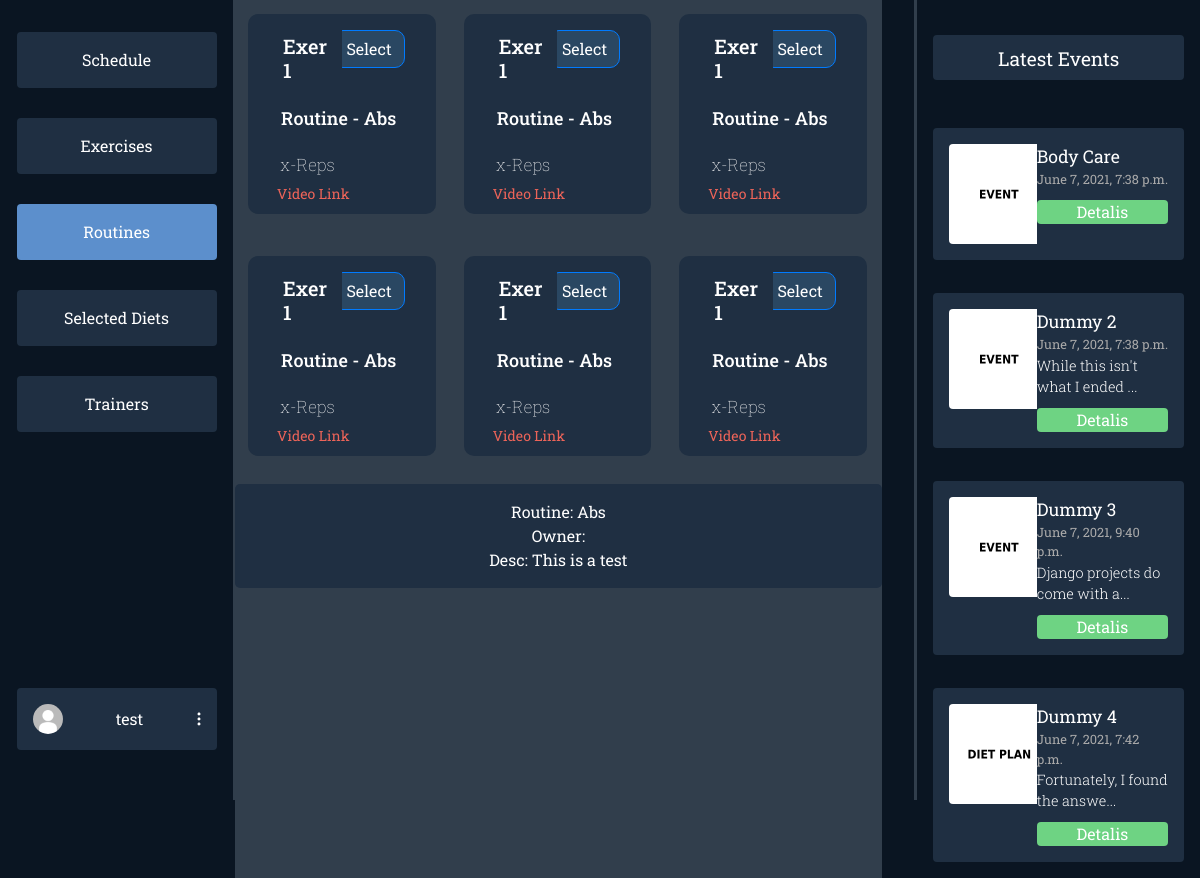
Page /dashboard/routines/ (signed in) on the committed database.
### users/models.py (models this page shows, shortened)
class Profile(models.Model):
    user = models.OneToOneField(User, on_delete=models.CASCADE)
    profile_photo = models.ImageField(
        upload_to='media/profiles/', default='profiles/default.jpg')
    height = models.FloatField(default=170.0)
    weight = models.FloatField(default=60.0)
    weight_goal = models.FloatField(default=70.0)
    GENDER_CHOICES = (('F', 'Female'), ('M', 'Male'), ('O', 'Other'))
    gender = models.CharField(
        max_length=9, choices=GENDER_CHOICES, default=GENDER_CHOICES[0])
    FREQUENCY = (
        ('3x', '3 Times a Week'),
        ('4x', '4 Times a Week'),
        ('5x', '5 Times a Week'),
        ('6x', '6 Times a Week'),
    )
    week_frequency = models.CharField(
        max_length=20, choices=FREQUENCY, default=FREQUENCY[0])
    profile_complete = False

### dashboards/models.py (models this page shows, shortened)
class Routine(models.Model):
    title = models.CharField(max_length=60, blank=True)
    selected_by = models.ManyToManyField(User)
    desc = models.TextField(blank=True)
    thumbnail = models.ImageField(
        upload_to='routines/', default='routines/default.jpg')
    DAYS_OPTIONS = (('Monday', 'Monday'), ('Tuesday', 'Tuesday'),
                    ('Wednesday', 'Wednesday'), ('Thursday', 'Thursday'),
                    ('Friday', 'Friday'), ('Saturday', 'Saturday'),
                    ('Sunday', 'Sunday'))
    days = MultiSelectField(choices=DAYS_OPTIONS, default=DAYS_OPTIONS[0])

class Event(models.Model):
    title = models.CharField(max_length=60, blank=True)
    date = models.DateTimeField(default=datetime.datetime.now(), blank=True)
    desc = models.TextField(blank=True)
    thumbnail = models.ImageField(
        upload_to='events/', default='events/default.jpg')

### dashboards/user_views.py (the view)
# urls.py: path('routines/', user_views.routines, name='userdashboard-routines'),
@login_required(login_url='login')
def routines(request):
    events = Event.objects.all()[:4]
    routines = Routine.objects.all()
    context = {'options': ROUTINES_NAV, 'events': events, 'routines': routines}
    return render(request, 'dashboards/user/routines.html', context)

### dashboards/templates/dashboards/user/routines.html (shortened to what this page needs)
{% extends 'dashboards/user/dashboard.html' %}
{% load static %}
{% block styles %}
<link rel="stylesheet" href="{% static 'css/dashboards/routines.css' %}">
{% endblock styles %}
{% block middle %}
<div class="row" id="middleCard">
    <div class="col" id="first">
        <div class="row">
            <div class="col">
                <h2 id="title">Exercise 1</h2>
            </div>
            <div class="col" id="col"><button class="btn btn-primary" id="btn" type="button">Select</button></div>
        </div>
        <h3 id="Routine">Routine - Abs</h3>
        <h5 id="reps">x-Reps</h5><a id="video-link" href="#">Video Link</a>
    </div>
    <div class="col" id="first">
        <div class="row">
            <div class="col">
                <h2 id="title">Exercise 1</h2>
            </div>
            <div class="col" id="col"><button class="btn btn-primary" id="btn" type="button">Select</button></div>
        </div>
        <h3 id="Routine">Routine - Abs</h3>
        <h5 id="reps">x-Reps</h5><a id="video-link" href="#">Video Link</a>
    </div>
    <div class="col" id="first">
        <div class="row">
            <div class="col">
                <h2 id="title">Exercise 1</h2>
            </div>
            <div class="col" id="col"><button class="btn btn-primary" id="btn" type="button">Select</button></div>
        </div>
        <h3 id="Routine">Routine - Abs</h3>
        <h5 id="reps">x-Reps</h5><a id="video-link" href="#">Video Link</a>
    </div>
  </div>
  <div class="row" id="middleCard">
    <div class="col" id="first">
        <div class="row">
            <div class="col">
                <h2 id="title">Exercise 1</h2>
            </div>
            <div class="col" id="col"><button class="btn btn-primary" id="btn" type="button">Select</button></div>
        </div>
        <h3 id="Routine">Routine - Abs</h3>
        <h5 id="reps">x-Reps</h5><a id="video-link" href="#">Video Link</a>
    </div>
    <div class="col" id="first">
        <div class="row">
            <div class="col">
                <h2 id="title">Exercise 1</h2>
            </div>
            <div class="col" id="col"><button class="btn btn-primary" id="btn" type="button">Select</button></div>
        </div>
        <h3 id="Routine">Routine - Abs</h3>
        <h5 id="reps">x-Reps</h5><a id="video-link" href="#">Video Link</a>
    </div>
    <div class="col" id="first">
        <div class="row">
            <div class="col">
                <h2 id="title">Exercise 1</h2>
            </div>
            <div class="col" id="col"><button class="btn btn-primary" id="btn" type="button">Select</button></div>
        </div>
        <h3 id="Routine">Routine - Abs</h3>
        <h5 id="reps">x-Reps</h5><a id="video-link" href="#">Video Link</a>
    </div>
  </div>
{% for routine in routines %}
    <div class="routine-card">
        <div class="routine-title">Routine: {{routine.title}}</div>
        <div class="routine-owner">Owner: {{routine.owner.username}}</div>
        <div class="routine-desc">Desc: {{routine.desc}}</div>
    </div>
{% endfor %}
{% endblock middle %}

### dashboards/templates/dashboards/user/dashboard.html (shortened to what this page needs)
{% load static %}
<html>
  <head>
    <link rel="stylesheet" href="https://maxcdn.bootstrapcdn.com/bootstrap/4.0.0/css/bootstrap.min.css">
    <link rel="stylesheet" href="{% static 'css/dashboards/main.css' %}">
    {% block styles %}
    {% endblock styles %}
  </head>
  <body>
  {% block content %}
  {% if user.is_authenticated %}
  <div class="mycontainer">
    <div class="navigation">
      <div class="nav-col">
        <div class="options">
          {% for key, item in options.items %}
            {% if item.isActive %}
            <div class="option-active"><a href="/dashboard/{{item.url}}">{{ item.name }}</a></div>
            {% else %}
            <div class="option"><a href="/dashboard/{{item.url}}">{{ item.name }}</a></div>
            {% endif %}
          {% endfor %}
        </div>
        <div class="profile-wrapper">
          <div class="user-btn">
            <div class="profile-pic"><img src="{{ user.profile.profile_photo.url }}" alt=""></div>
            {% if user.first_name %}
            <span>{{user.get_full_name}}</span>
            {% else %}
            <span>{{user.username}}</span>
            {% endif %}
            <div class="three-dot"><img src="{% static 'svg/3dots.svg' %}" alt=""></div>
          </div>
        </div>
      </div>
      <div class="divider"></div>
    </div>
    <div class="middle">
    {% block middle %}
    {% endblock middle %}
    </div>
    <div class="events-section">
      <div class="divider"></div>
      <div class="events">
        <div class="latest">
          Latest Events
        </div>
        <div class="items overflow-auto">
        {% for item in events %}
          <div class="event-item">
            <div class="event-item-left">
              <div class="event-thumb"><img src="{{item.thumbnail.url}}"></div>
            </div>
            <div class="event-item-right">
              <div class="title">{{item.title}}</div>
              <div class="date">{{item.date}}</div>
              {% if item.desc|length > 30 %}
                <div class="desc">{{item.desc|slice:":30"}}...</div>
              {% else %}
                <div class="desc">{{item.desc}}</div>
              {% endif %}
              <div class="details">Detalis</div>
            </div>
          </div>
        {% endfor %}
        </div>
      </div>
    </div>
  </div>
  {% endif %}
  {% endblock content %}
  </body>
<html>

### static/css/dashboards/main.css (style rules this page uses)
* { margin: 0; font-family: "Roboto Slab", serif; overflow: hidden; }
body { background-color: #0a1522; }
.mycontainer { display: flex; flex-direction: row; justify-content: space-between; }
.navigation { width: 20vw; }
.nav-col { display: flex; flex-direction: column; align-items: flex-end; margin: 1em; }
.options { margin-left: 7em; display: flex; flex-direction: column; justify-content: space-between; margin-top: 1em; height: 400px; }
.option { background-color: #1f2f42; color: #fff; padding: 1em; padding-right: 1em; padding-left: 1em; width: 200px; text-align: center; border-radius: 4px; }
.option-active { background-color: #5c8fcc; color: #fff; padding: 1em; padding-right: 1em; padding-left: 1em; width: 200px; text-align: center; border-radius: 4px; }
.option a, .option-active a { color: white; }
.user-btn { background-color: #1f2f42; color: #fff; padding: 1em; padding-right: 1em; padding-left: 1em; width: 200px; text-align: center; border-radius: 4px; margin-top: 16em; display: flex; flex-direction: row; align-items: center; justify-content: space-between; }
.profile-pic img { height: 30px; border-radius: 50%; width: auto; }
.navigation { display: flex; flex-direction: row; }
.divider { background-color: #313e4c; width: 4px; height: 100vh; margin: 0; padding: 0; z-index: 10; }
.middle { margin-right: 2em; width: 55vw; background-color: #313e4c; }
.events-section { margin-right: 1em; width: 23vw; display: flex; flex-direction: row; }
.event-thumb img { width: 100px; height: auto; border-radius: 4px; }
.latest { margin-top: 1em; background-color: #1f2f42; color: white; border-radius: 4px; padding: 0.5em 1em 0.5em 1em; text-align: center; font-size: 1.2em; }
.events { margin-top: 1em; margin-left: 1em; display: flex; flex-direction: column; color: white; width: 100%; }
.items { height: 200px; max-height: 800px; margin-top: 2em; display: flex; flex-direction: column; justify-content: space-between; height: 100%; }
.event-item { background-color: #1f2f42; border-radius: 4px; padding: 1em; display: flex; flex-direction: row; margin: 1em 0 1em 0; }
.event-item-left { width: 40%; }
.event-item-right { width: 60%; }
.event-item-right .title { font-size: 1.1em; }
.event-item-right .date { font-size: 0.8em; color: rgb(170, 170, 170); }
.event-item-right .desc { font-weight: 300; font-size: 0.9em; }
.event-item-right .details { margin-top: 10px; background-color: #6ed383; border-radius: 4px; text-align: center; }

### static/css/dashboards/routines.css (style rules this page uses)
.routine-card { padding: 1em; display: flex; flex-direction: column; align-items: center; justify-content: space-between; color: white; min-height: 100px; max-height: 150px; border-radius: 5px; background-color: #1f2f42; }
#middleCard { justify-content: center; font-family: 'Roboto Slab', serif; font-size: 14px; color: white; width: 100%; padding-bottom: 2em; }
#first { width: 250px; height: 200px; border-radius: 10px; background-color: #1F2F42; margin-top: 1em; margin-left: 2em; }
#title { color: white; font-family: 'Roboto Slab', serif; font-size: 20px; margin-top: 1em; margin-left: 1em; }
#Routine { color: rgb(255,255,255); margin-top: 1em; margin-bottom: 0px; margin-left: 1em; font-size: 18px; }
#reps { margin-top: 1.5em; margin-left: 1em; font-size: 17px; font-weight: lighter; }
#video-link { font-size: 14px; margin-top: 3em; margin-left: 1em; padding-top: 2em; color: #ED6459; }
#btn { text-align: right; background: rgb(42,71,98); float: right; margin-top: 1em; margin-right: 1em; border-radius: 10px; }
#col { justify-content: space-between; }

### rows in the picture
Routine: title "Abs", desc "This is a test"
Event: thumbnail (placeholder picture), title "Body Care", date "June 7, 2021, 7:38 p.m."
Event: thumbnail (placeholder picture), title "Dummy 2", date "June 7, 2021, 7:38 p.m.", desc "While this isn't what I ended"
Event: thumbnail (placeholder picture), title "Dummy 3", date "June 7, 2021, 9:40 p.m.", desc "Django projects do come with a"
Event: thumbnail (placeholder picture), title "Dummy 4", date "June 7, 2021, 7:42 p.m.", desc "Fortunately, I found the answe"

### other values in the picture
{{ item.name }} "Schedule" "Exercises" "Selected Diets" "Trainers"
{{ item.name }} "Routines"
{{ user.username }} "test"
